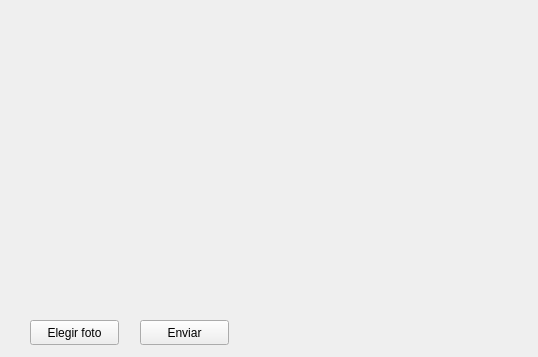
<?xml version="1.0" encoding="UTF-8"?>
<ui version="4.0">
 <class>Cliente</class>
 <widget class="QWidget" name="Cliente">
  <property name="geometry">
   <rect>
    <x>0</x>
    <y>0</y>
    <width>538</width>
    <height>357</height>
   </rect>
  </property>
  <property name="windowTitle">
   <string>Form</string>
  </property>
  <widget class="QPushButton" name="pbElegir">
   <property name="geometry">
    <rect>
     <x>30</x>
     <y>320</y>
     <width>89</width>
     <height>25</height>
    </rect>
   </property>
   <property name="text">
    <string>Elegir foto</string>
   </property>
  </widget>
  <widget class="QPushButton" name="pbEnviar">
   <property name="geometry">
    <rect>
     <x>140</x>
     <y>320</y>
     <width>89</width>
     <height>25</height>
    </rect>
   </property>
   <property name="text">
    <string>Enviar</string>
   </property>
  </widget>
 </widget>
 <resources/>
 <connections/>
</ui>
